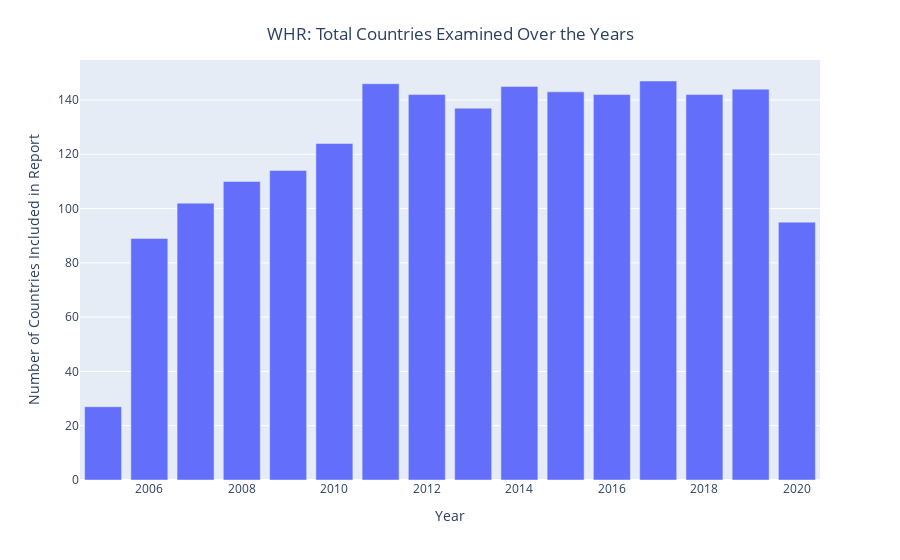

The code cell stored with this chart in its notebook:
### Code cell
year_data = pd.Series(dtype = 'int64', name = "Number of Countries Included in Report")
for year in df.index.unique():    
    year_data = year_data.append(pd.Series(df.loc[year]['Country name'].unique().size, index = [year], dtype = 'int64'))
print(year_data.head())
fig = px.bar(year_data, labels={'index':'Year','value':'Number of Countries Included in Report'},
             hover_data={'variable':False})

fig.update_layout(showlegend=False)
fig.update_layout(
    title={
        'text':'WHR: Total Countries Examined Over the Years', 
        'y':0.95,
        'x':0.5,
        'xanchor': 'center',
        'yanchor': 'top'})
pio.write_html(fig, "C:/Users/Martin/Documents/GitHub/World-Happiness-Data/Martin_Alvarez-Kuglen/Visualizations/Number of countries.html", full_html=False)
fig.show()

### Figure 1 — Plotly figure (JSON) as saved in the notebook; plotly's stock layout.template omitted (floating-point values rounded to 4 significant figures)
{"data": [{"alignmentgroup": "True", "customdata": [["0"], ["0"], ["0"], ["0"], ["0"], ["0"], ["0"], ["0"], ["0"], ["0"], ["0"], ["0"], ["0"], ["0"], ["0"], ["0"]], "hovertemplate": "Year=%{x}<br>Number of Countries Included in Report=%{y}<extra></extra>", "legendgroup": "0", "marker": {"color": "#636efa"}, "name": "0", "offsetgroup": "0", "orientation": "v", "showlegend": true, "textposition": "auto", "type": "bar", "x": ["2008-01-01T00:00:00", "2009-01-01T00:00:00", "2010-01-01T00:00:00", "2011-01-01T00:00:00", "2012-01-01T00:00:00", "2013-01-01T00:00:00", "2014-01-01T00:00:00", "2015-01-01T00:00:00", "2016-01-01T00:00:00", "2017-01-01T00:00:00", "2018-01-01T00:00:00", "2019-01-01T00:00:00", "2007-01-01T00:00:00", "2020-01-01T00:00:00", "2006-01-01T00:00:00", "2005-01-01T00:00:00"], "xaxis": "x", "y": [110, 114, 124, 146, 142, 137, 145, 143, 142, 147, 142, 144, 102, 95, 89, 27], "yaxis": "y"}], "layout": {"barmode": "relative", "legend": {"title": {"text": "variable"}, "tracegroupgap": 0}, "margin": {"t": 60}, "showlegend": false, "title": {"text": "WHR: Total Countries Examined Over the Years", "x": 0.5, "xanchor": "center", "y": 0.95, "yanchor": "top"}, "xaxis": {"anchor": "y", "domain": [0, 1], "title": {"text": "Year"}}, "yaxis": {"anchor": "x", "domain": [0, 1], "title": {"text": "Number of Countries Included in Report"}}}}
